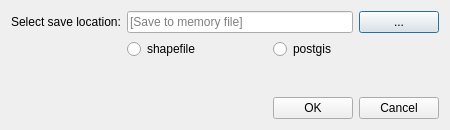
<?xml version="1.0" encoding="UTF-8"?>
<ui version="4.0">
 <class>CreatenewDialogBase</class>
 <widget class="QDialog" name="CreatenewDialogBase">
  <property name="geometry">
   <rect>
    <x>0</x>
    <y>0</y>
    <width>450</width>
    <height>130</height>
   </rect>
  </property>
  <property name="sizePolicy">
   <sizepolicy hsizetype="Preferred" vsizetype="Fixed">
    <horstretch>0</horstretch>
    <verstretch>0</verstretch>
   </sizepolicy>
  </property>
  <property name="minimumSize">
   <size>
    <width>250</width>
    <height>130</height>
   </size>
  </property>
  <property name="maximumSize">
   <size>
    <width>16777215</width>
    <height>130</height>
   </size>
  </property>
  <property name="windowTitle">
   <string>Create new entrance layer</string>
  </property>
  <layout class="QGridLayout" name="gridLayout">
   <item row="0" column="3">
    <widget class="QPushButton" name="pushButtonSelectLocationEntrance">
     <property name="sizePolicy">
      <sizepolicy hsizetype="Maximum" vsizetype="Fixed">
       <horstretch>0</horstretch>
       <verstretch>0</verstretch>
      </sizepolicy>
     </property>
     <property name="text">
      <string>...</string>
     </property>
    </widget>
   </item>
   <item row="0" column="0">
    <widget class="QLabel" name="label">
     <property name="sizePolicy">
      <sizepolicy hsizetype="Maximum" vsizetype="Maximum">
       <horstretch>0</horstretch>
       <verstretch>0</verstretch>
      </sizepolicy>
     </property>
     <property name="text">
      <string>Select save location:</string>
     </property>
    </widget>
   </item>
   <item row="2" column="1">
    <spacer name="verticalSpacer">
     <property name="orientation">
      <enum>Qt::Vertical</enum>
     </property>
     <property name="sizeHint" stdset="0">
      <size>
       <width>20</width>
       <height>42</height>
      </size>
     </property>
    </spacer>
   </item>
   <item row="3" column="3">
    <widget class="QPushButton" name="closePopUpEntrancesButton">
     <property name="sizePolicy">
      <sizepolicy hsizetype="Maximum" vsizetype="Fixed">
       <horstretch>0</horstretch>
       <verstretch>0</verstretch>
      </sizepolicy>
     </property>
     <property name="text">
      <string>Cancel</string>
     </property>
    </widget>
   </item>
   <item row="3" column="2">
    <widget class="QPushButton" name="pushButtonEntrancesNewFileDLG">
     <property name="sizePolicy">
      <sizepolicy hsizetype="Maximum" vsizetype="Fixed">
       <horstretch>0</horstretch>
       <verstretch>0</verstretch>
      </sizepolicy>
     </property>
     <property name="text">
      <string>OK</string>
     </property>
    </widget>
   </item>
   <item row="0" column="1" colspan="2">
    <widget class="QLineEdit" name="lineEditEntrances">
     <property name="placeholderText">
      <string>[Save to memory file]</string>
     </property>
    </widget>
   </item>
   <item row="1" column="1">
    <widget class="QRadioButton" name="e_shp_radioButton">
     <property name="text">
      <string>shapefile</string>
     </property>
    </widget>
   </item>
   <item row="1" column="2">
    <widget class="QRadioButton" name="e_postgis_radioButton">
     <property name="text">
      <string>postgis</string>
     </property>
    </widget>
   </item>
  </layout>
 </widget>
 <resources/>
 <connections/>
</ui>
